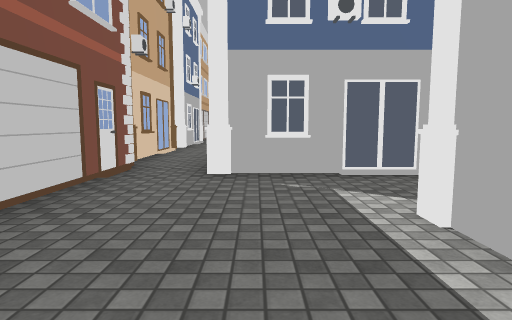
View 1 (above)

24 first-person views from a walk through a scene from a Unity 3-D project. The camera is 1.2 m above the floor, tilts 6° down and sees 75° across. Doors are open. The floor is counted in squares, 2 m on a side. Each view is taken from the middle of a square. On the plan, view 1 faces up. The plan holds only what a view shows up to about 10 squares ahead; the rest is blank. The place goes on beyond the plan. The player character is not drawn. Some surface patterns are stand-ins.

View 2
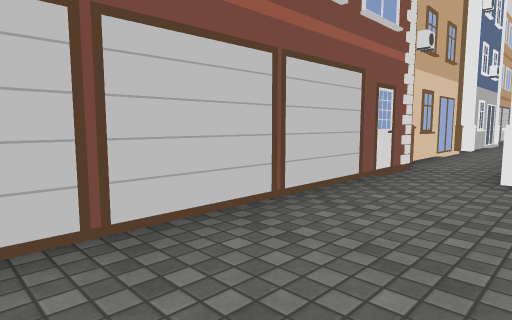

View 3
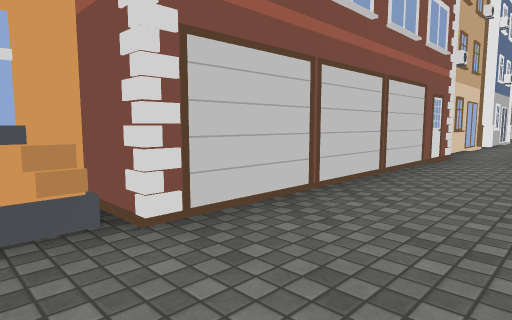

View 4
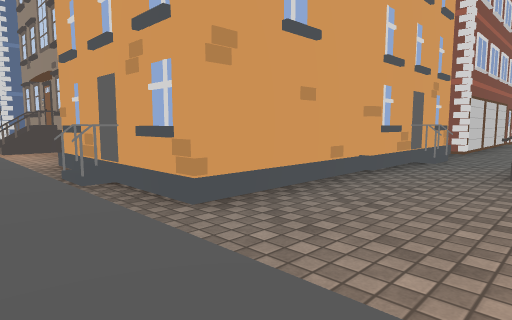

View 5
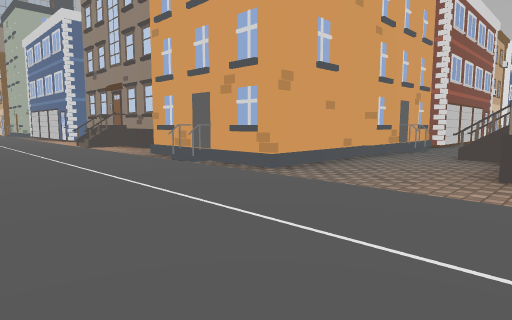

View 6
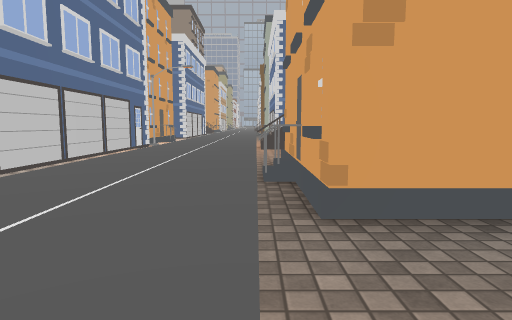

View 7
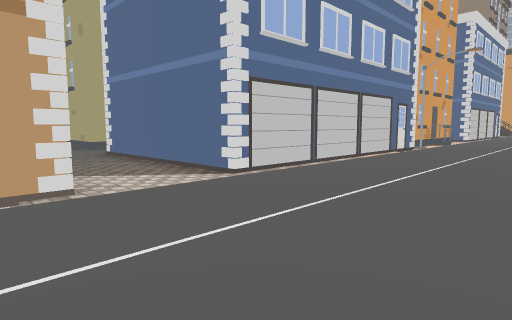

View 8
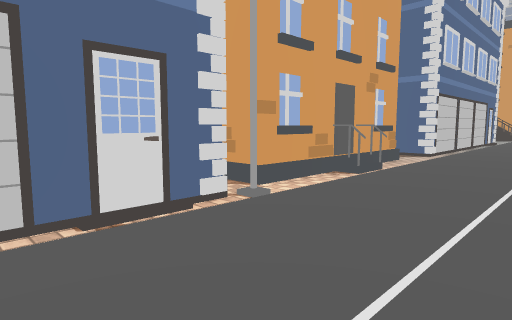

View 9
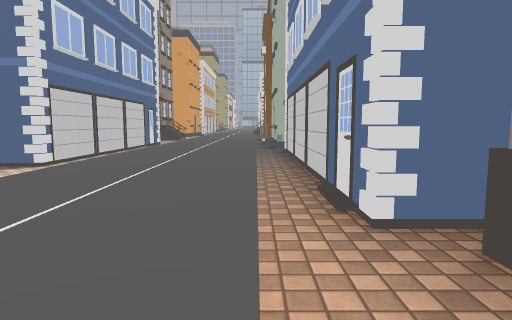

View 10
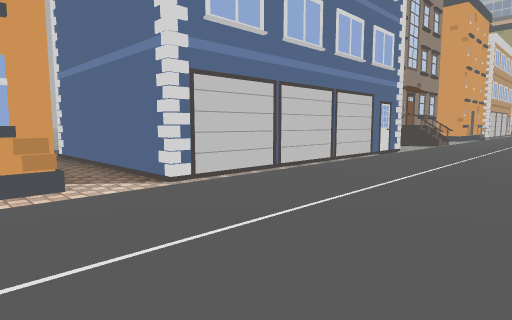

View 11
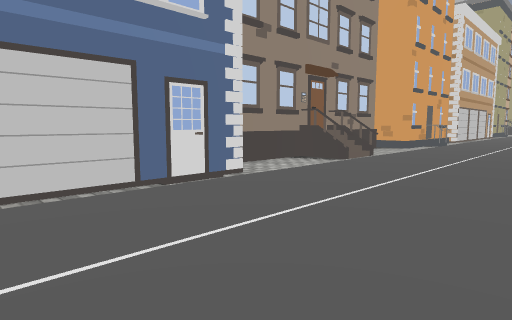

View 12
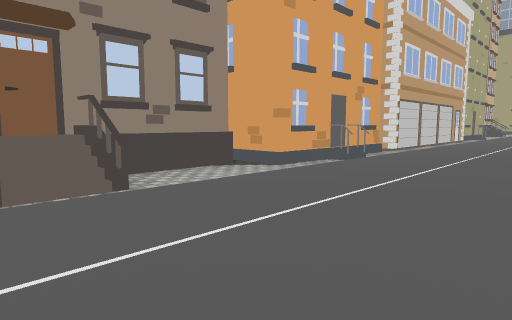

View 13
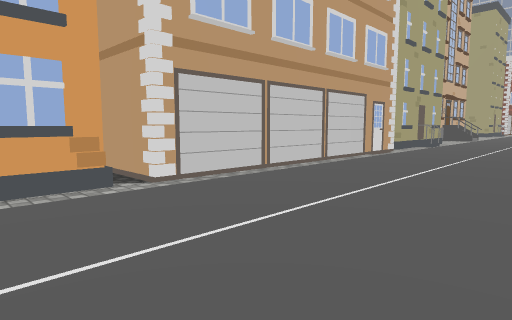

View 14
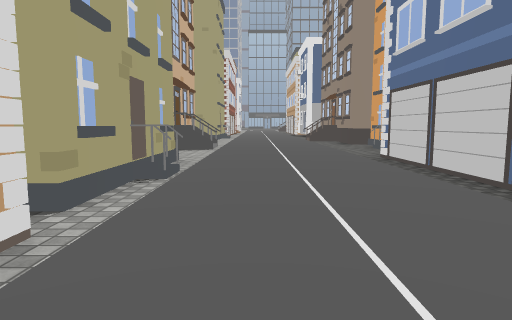

View 15
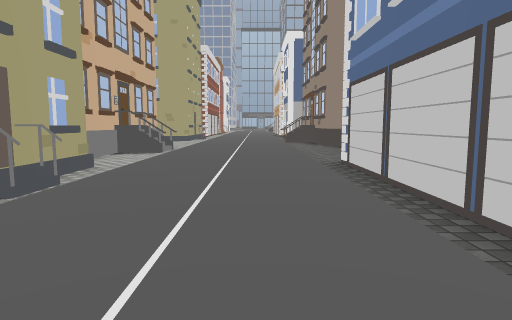

View 16
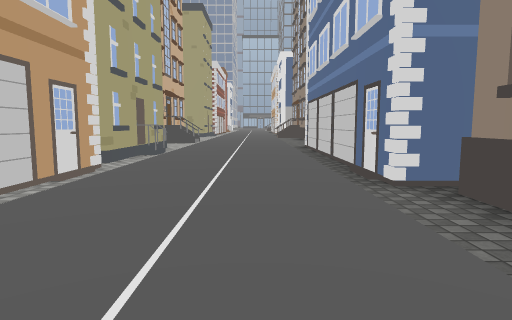

View 17
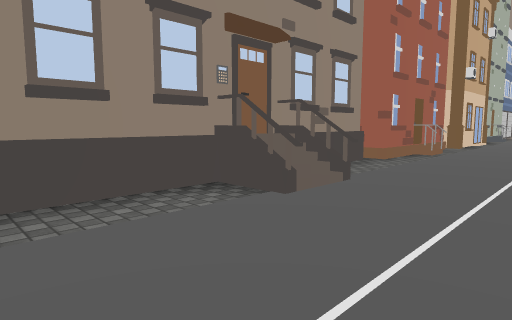

View 18
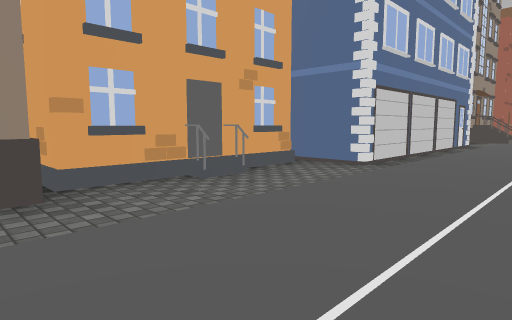

View 19
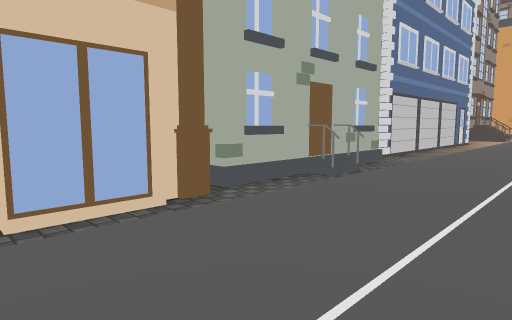

View 20
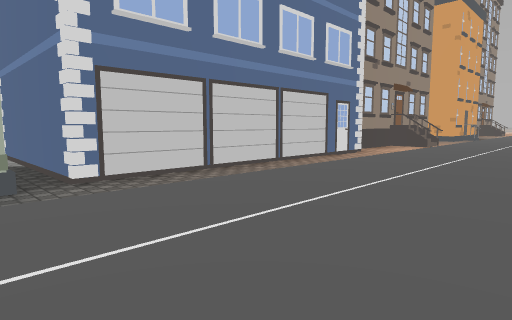

View 21
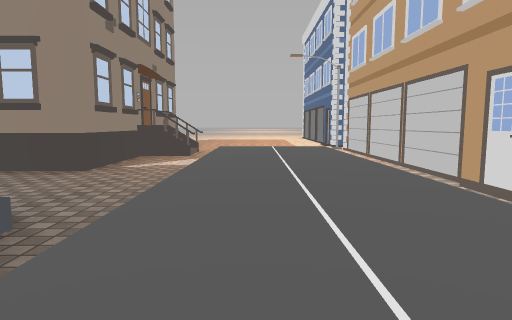

View 22
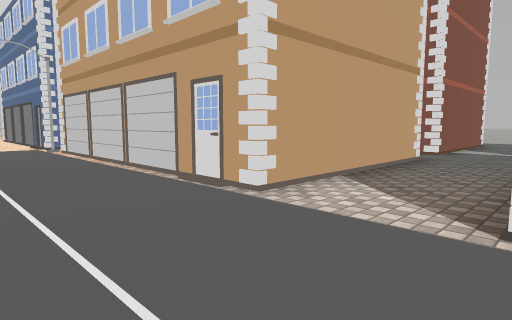

View 23
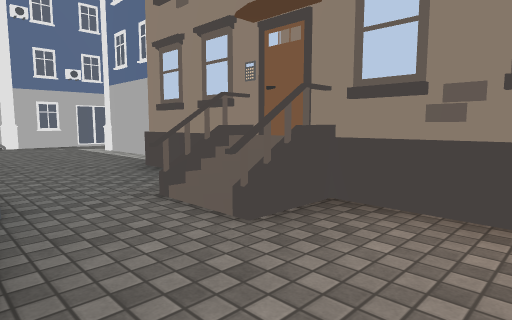

View 24
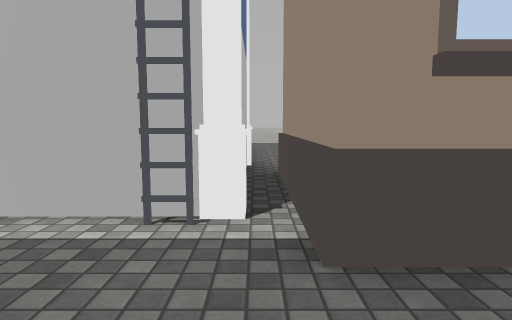

### Floor plan
Key: @ floor where view 1 was taken; # wall or solid block; . floor; / step, stairs or slope; H house.
Columns run from 46 left of view 1 to 4 right of it. Each row starts with its distance up from view 1.
 12                                             H
 11                                             #
 10                                             #
  9                                             #.
  8                                             H.
  7                                             #.
  6                                             #.
  5                                             H.
  4                                             H.H##
  3                                             H....
  2                                             H..H
  1                                             H...
  0                                             H.@.
 -1                                            ##..H##H
 -2                                             #..##
 -3                                             H..#
 -4                             #               #.H#
 -5  ##                         #               ...#
 -6  H##H#                      #               ...#
 -7 H..H.#H  H #####HH#########H#HHHH#H###H#.#H#.....H
 -8 .............//...........H..........HH...H........
 -9 ...................................................
-10 ...................................................
-11 ..HH...HH.........H...HH.H.....H../.HH....H.H.....H
-12 ###H#.###. H  H########H# H HH #.###H HH H#.#H HH
-13            H   #   #           #.         #..H
-14                                #.         #..
-15                                #          #..
-16                                           ...
-17                                           #..

Where each view was taken, in squares from view 1:
view 1: 0 up, 0 right, facing up
view 2: 0 up, 0 right, facing up-left
view 3: 2 down, 0 right, facing up-left
view 4: 9 down, 0 right, facing up-left
view 5: 11 down, 1 right, facing up-left
view 6: 8 down, 0 right, facing left
view 7: 8 down, 1 left, facing down-left
view 8: 9 down, 8 left, facing down-left
view 9: 8 down, 10 left, facing left
view 10: 8 down, 13 left, facing down-left
view 11: 8 down, 18 left, facing down-left
view 12: 8 down, 23 left, facing down-left
view 13: 8 down, 29 left, facing down-left
view 14: 10 down, 35 left, facing left
view 15: 9 down, 36 left, facing left
view 16: 9 down, 32 left, facing left
view 17: 10 down, 35 left, facing up-right
view 18: 10 down, 46 left, facing up-right
view 19: 10 down, 24 left, facing up-right
view 20: 11 down, 19 left, facing up-right
view 21: 9 down, 4 left, facing right
view 22: 9 down, 4 left, facing down-right
view 23: 6 down, 2 left, facing up-right
view 24: 1 down, 1 left, facing right
